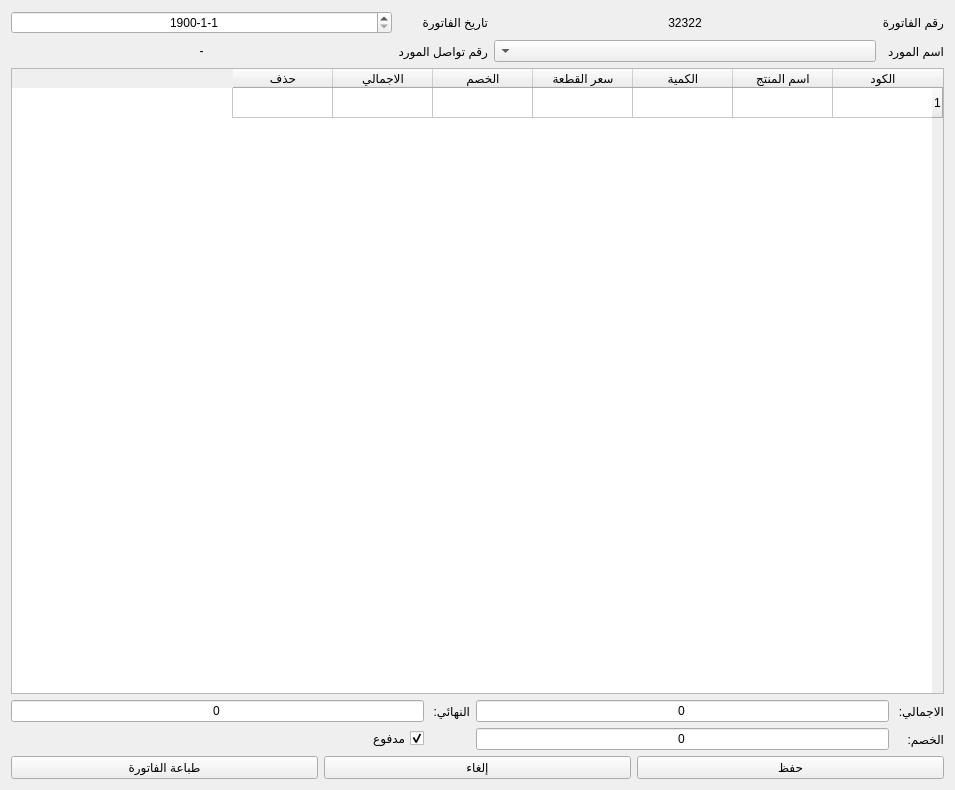
<?xml version="1.0" encoding="UTF-8"?>
<ui version="4.0">
 <class>Form</class>
 <widget class="QWidget" name="Form">
  <property name="geometry">
   <rect>
    <x>0</x>
    <y>0</y>
    <width>955</width>
    <height>790</height>
   </rect>
  </property>
  <property name="windowTitle">
   <string>فاتورة شراء</string>
  </property>
  <property name="layoutDirection">
   <enum>Qt::RightToLeft</enum>
  </property>
  <layout class="QVBoxLayout" name="verticalLayout">
   <item>
    <layout class="QVBoxLayout" name="verticalLayout_11">
     <item>
      <layout class="QGridLayout" name="gridLayout_4">
       <item row="0" column="0">
        <widget class="QLabel" name="label_20">
         <property name="text">
          <string>رقم الفاتورة</string>
         </property>
        </widget>
       </item>
       <item row="0" column="2">
        <widget class="QLabel" name="label_21">
         <property name="text">
          <string>تاريخ الفاتورة</string>
         </property>
        </widget>
       </item>
       <item row="1" column="0">
        <widget class="QLabel" name="label_22">
         <property name="text">
          <string>اسم المورد</string>
         </property>
        </widget>
       </item>
       <item row="1" column="1">
        <widget class="QComboBox" name="s_name"/>
       </item>
       <item row="1" column="2">
        <widget class="QLabel" name="label_23">
         <property name="text">
          <string>رقم تواصل المورد</string>
         </property>
        </widget>
       </item>
       <item row="0" column="1">
        <widget class="QLabel" name="bill_code">
         <property name="sizePolicy">
          <sizepolicy hsizetype="Expanding" vsizetype="Preferred">
           <horstretch>0</horstretch>
           <verstretch>0</verstretch>
          </sizepolicy>
         </property>
         <property name="text">
          <string>32322</string>
         </property>
         <property name="alignment">
          <set>Qt::AlignCenter</set>
         </property>
        </widget>
       </item>
       <item row="0" column="3">
        <widget class="QDateEdit" name="b_date">
         <property name="layoutDirection">
          <enum>Qt::LeftToRight</enum>
         </property>
         <property name="alignment">
          <set>Qt::AlignCenter</set>
         </property>
         <property name="minimumDateTime">
          <datetime>
           <hour>0</hour>
           <minute>0</minute>
           <second>0</second>
           <year>1900</year>
           <month>1</month>
           <day>1</day>
          </datetime>
         </property>
         <property name="currentSection">
          <enum>QDateTimeEdit::YearSection</enum>
         </property>
         <property name="displayFormat">
          <string>yyyy-M-d</string>
         </property>
         <property name="date">
          <date>
           <year>1900</year>
           <month>1</month>
           <day>1</day>
          </date>
         </property>
        </widget>
       </item>
       <item row="1" column="3">
        <widget class="QLabel" name="s_phone">
         <property name="sizePolicy">
          <sizepolicy hsizetype="Expanding" vsizetype="Preferred">
           <horstretch>0</horstretch>
           <verstretch>0</verstretch>
          </sizepolicy>
         </property>
         <property name="text">
          <string>-</string>
         </property>
         <property name="alignment">
          <set>Qt::AlignCenter</set>
         </property>
        </widget>
       </item>
      </layout>
     </item>
     <item>
      <widget class="QTableWidget" name="bb_table">
       <property name="editTriggers">
        <set>QAbstractItemView::AllEditTriggers</set>
       </property>
       <property name="selectionMode">
        <enum>QAbstractItemView::SingleSelection</enum>
       </property>
       <property name="selectionBehavior">
        <enum>QAbstractItemView::SelectRows</enum>
       </property>
       <property name="rowCount">
        <number>1</number>
       </property>
       <attribute name="verticalHeaderVisible">
        <bool>true</bool>
       </attribute>
       <row/>
       <column>
        <property name="text">
         <string>الكود</string>
        </property>
       </column>
       <column>
        <property name="text">
         <string>اسم المنتج</string>
        </property>
       </column>
       <column>
        <property name="text">
         <string>الكمية</string>
        </property>
       </column>
       <column>
        <property name="text">
         <string>سعر القطعة</string>
        </property>
       </column>
       <column>
        <property name="text">
         <string>الخصم</string>
        </property>
       </column>
       <column>
        <property name="text">
         <string>الاجمالي</string>
        </property>
       </column>
       <column>
        <property name="text">
         <string>حذف</string>
        </property>
       </column>
      </widget>
     </item>
     <item>
      <layout class="QGridLayout" name="gridLayout_5">
       <item row="0" column="1">
        <widget class="QLineEdit" name="total">
         <property name="text">
          <string>0</string>
         </property>
         <property name="alignment">
          <set>Qt::AlignCenter</set>
         </property>
        </widget>
       </item>
       <item row="0" column="0">
        <widget class="QLabel" name="label_24">
         <property name="text">
          <string>الاجمالي: </string>
         </property>
        </widget>
       </item>
       <item row="1" column="1">
        <widget class="QLineEdit" name="discount">
         <property name="text">
          <string>0</string>
         </property>
         <property name="alignment">
          <set>Qt::AlignCenter</set>
         </property>
        </widget>
       </item>
       <item row="0" column="2">
        <widget class="QLabel" name="label_25">
         <property name="text">
          <string>النهائي: </string>
         </property>
        </widget>
       </item>
       <item row="0" column="3">
        <widget class="QLineEdit" name="last_total">
         <property name="text">
          <string>0</string>
         </property>
         <property name="alignment">
          <set>Qt::AlignCenter</set>
         </property>
        </widget>
       </item>
       <item row="1" column="3">
        <widget class="QCheckBox" name="ch_ispaid">
         <property name="text">
          <string>مدفوع</string>
         </property>
         <property name="checked">
          <bool>true</bool>
         </property>
        </widget>
       </item>
       <item row="1" column="0">
        <widget class="QLabel" name="label_26">
         <property name="text">
          <string>الخصم: </string>
         </property>
        </widget>
       </item>
      </layout>
     </item>
     <item>
      <layout class="QHBoxLayout" name="horizontalLayout_9">
       <item>
        <widget class="QPushButton" name="btn_save">
         <property name="text">
          <string>حفظ</string>
         </property>
        </widget>
       </item>
       <item>
        <widget class="QPushButton" name="btn_cancel">
         <property name="text">
          <string>إلغاء</string>
         </property>
        </widget>
       </item>
       <item>
        <widget class="QPushButton" name="btn_print_bill">
         <property name="text">
          <string>طباعة الفاتورة</string>
         </property>
        </widget>
       </item>
      </layout>
     </item>
    </layout>
   </item>
  </layout>
 </widget>
 <tabstops>
  <tabstop>s_name</tabstop>
  <tabstop>b_date</tabstop>
  <tabstop>bb_table</tabstop>
  <tabstop>total</tabstop>
  <tabstop>discount</tabstop>
  <tabstop>last_total</tabstop>
  <tabstop>ch_ispaid</tabstop>
 </tabstops>
 <resources/>
 <connections/>
</ui>
